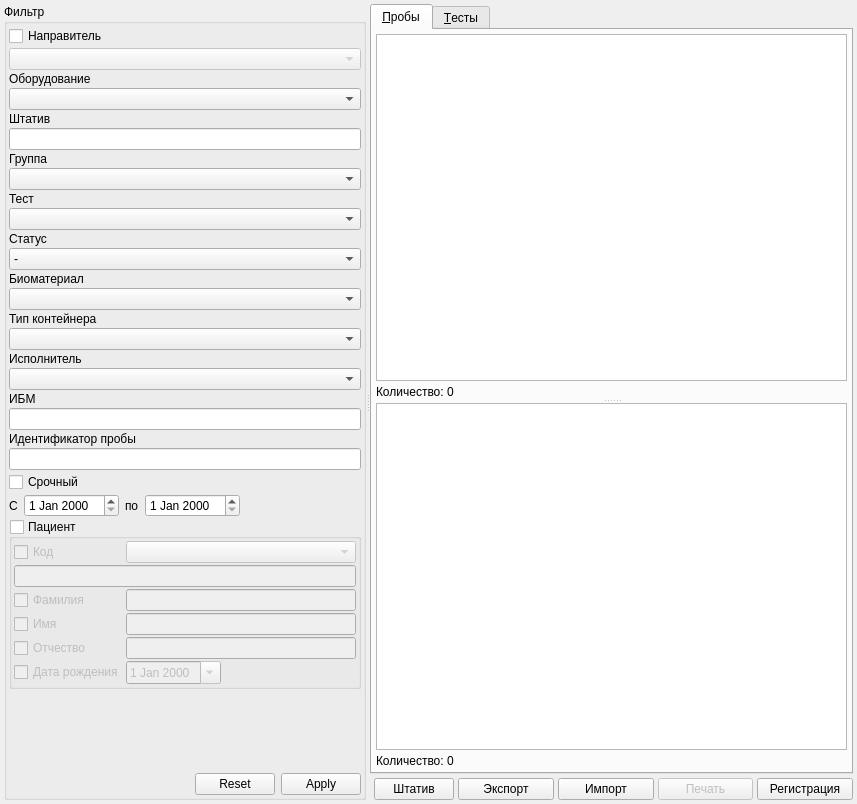
<?xml version="1.0" encoding="UTF-8"?>
<ui version="4.0">
 <class>ProbeWorkListWidget</class>
 <widget class="QWidget" name="ProbeWorkListWidget">
  <property name="geometry">
   <rect>
    <x>0</x>
    <y>0</y>
    <width>857</width>
    <height>804</height>
   </rect>
  </property>
  <property name="windowTitle">
   <string>Form</string>
  </property>
  <layout class="QGridLayout" name="gridLayout_4">
   <property name="margin">
    <number>4</number>
   </property>
   <property name="spacing">
    <number>4</number>
   </property>
   <item row="0" column="0">
    <widget class="QSplitter" name="splitter_2">
     <property name="orientation">
      <enum>Qt::Horizontal</enum>
     </property>
     <property name="childrenCollapsible">
      <bool>false</bool>
     </property>
     <widget class="QGroupBox" name="grpFilter">
      <property name="title">
       <string>Фильтр</string>
      </property>
      <layout class="QGridLayout" name="gridLayout_2">
       <property name="margin">
        <number>2</number>
       </property>
       <property name="spacing">
        <number>2</number>
       </property>
       <item row="2" column="0" colspan="2">
        <widget class="QLabel" name="lblPWLEquipment">
         <property name="text">
          <string>Оборудование</string>
         </property>
        </widget>
       </item>
       <item row="3" column="0" colspan="2">
        <widget class="CRBComboBox" name="cmbPWLEquipment"/>
       </item>
       <item row="6" column="0" colspan="2">
        <widget class="QLabel" name="lblPWLTestGroup">
         <property name="text">
          <string>Группа</string>
         </property>
        </widget>
       </item>
       <item row="7" column="0" colspan="2">
        <widget class="CRBComboBox" name="cmbPWLTestGroup"/>
       </item>
       <item row="10" column="0" colspan="2">
        <widget class="QLabel" name="lblPWLStatus">
         <property name="text">
          <string>Статус</string>
         </property>
        </widget>
       </item>
       <item row="11" column="0" colspan="2">
        <widget class="QComboBox" name="cmbPWLStatus">
         <item>
          <property name="text">
           <string>-</string>
          </property>
         </item>
         <item>
          <property name="text">
           <string>Без пробы</string>
          </property>
         </item>
         <item>
          <property name="text">
           <string>Ожидание</string>
          </property>
         </item>
         <item>
          <property name="text">
           <string>В работе</string>
          </property>
         </item>
         <item>
          <property name="text">
           <string>Закончено</string>
          </property>
         </item>
         <item>
          <property name="text">
           <string>Без результата</string>
          </property>
         </item>
         <item>
          <property name="text">
           <string>Назначено</string>
          </property>
         </item>
         <item>
          <property name="text">
           <string>Передано в ЛИС</string>
          </property>
         </item>
         <item>
          <property name="text">
           <string>Получено из ЛИС</string>
          </property>
         </item>
        </widget>
       </item>
       <item row="27" column="1">
        <widget class="CApplyResetDialogButtonBox" name="buttonBoxPWL">
         <property name="sizePolicy">
          <sizepolicy hsizetype="Fixed" vsizetype="Fixed">
           <horstretch>0</horstretch>
           <verstretch>0</verstretch>
          </sizepolicy>
         </property>
         <property name="standardButtons">
          <set>QDialogButtonBox::Apply|QDialogButtonBox::Reset</set>
         </property>
        </widget>
       </item>
       <item row="8" column="0" colspan="2">
        <widget class="QLabel" name="lblPWLTest">
         <property name="text">
          <string>Тест</string>
         </property>
        </widget>
       </item>
       <item row="9" column="0" colspan="2">
        <widget class="CRBComboBox" name="cmbPWLTest"/>
       </item>
       <item row="24" column="0" colspan="2">
        <widget class="QWidget" name="pnlDates" native="true">
         <layout class="QHBoxLayout" name="horizontalLayout">
          <property name="margin">
           <number>0</number>
          </property>
          <item>
           <widget class="QLabel" name="lblDateFrom">
            <property name="text">
             <string>C</string>
            </property>
           </widget>
          </item>
          <item>
           <widget class="CDateEdit" name="edtPWLDateFrom"/>
          </item>
          <item>
           <widget class="QLabel" name="lblDateTo">
            <property name="text">
             <string>по</string>
            </property>
           </widget>
          </item>
          <item>
           <widget class="CDateEdit" name="edtPWLDateTo"/>
          </item>
          <item>
           <spacer name="horizontalSpacer">
            <property name="orientation">
             <enum>Qt::Horizontal</enum>
            </property>
            <property name="sizeHint" stdset="0">
             <size>
              <width>40</width>
              <height>20</height>
             </size>
            </property>
           </spacer>
          </item>
         </layout>
        </widget>
       </item>
       <item row="12" column="0" colspan="2">
        <widget class="QLabel" name="lblPWLTissueType">
         <property name="text">
          <string>Биоматериал</string>
         </property>
        </widget>
       </item>
       <item row="13" column="0" colspan="2">
        <widget class="CRBComboBox" name="cmbPWLTissueType"/>
       </item>
       <item row="1" column="0" colspan="2">
        <widget class="COrgComboBox" name="cmbPWLRelegateOrg">
         <property name="enabled">
          <bool>false</bool>
         </property>
        </widget>
       </item>
       <item row="0" column="0" colspan="2">
        <widget class="QCheckBox" name="chkPWLRelegateOrg">
         <property name="text">
          <string>Направитель</string>
         </property>
        </widget>
       </item>
       <item row="20" column="0" colspan="2">
        <widget class="QLabel" name="lblPWLProbeIdentifier">
         <property name="text">
          <string>Идентификатор пробы</string>
         </property>
        </widget>
       </item>
       <item row="21" column="0" colspan="2">
        <widget class="QLineEdit" name="edtPWLProbeIdentifier"/>
       </item>
       <item row="18" column="0" colspan="2">
        <widget class="QLabel" name="lblPWLIbm">
         <property name="text">
          <string>ИБМ</string>
         </property>
        </widget>
       </item>
       <item row="19" column="0" colspan="2">
        <widget class="QLineEdit" name="edtPWLIbm"/>
       </item>
       <item row="22" column="0" colspan="2">
        <widget class="QCheckBox" name="chkPWLIsUrgent">
         <property name="text">
          <string>Срочный</string>
         </property>
        </widget>
       </item>
       <item row="25" column="0" colspan="2">
        <widget class="QGroupBox" name="grpClient">
         <property name="title">
          <string>Пациент</string>
         </property>
         <property name="checkable">
          <bool>true</bool>
         </property>
         <property name="checked">
          <bool>false</bool>
         </property>
         <layout class="QGridLayout" name="gridLayout_5">
          <property name="margin">
           <number>2</number>
          </property>
          <property name="spacing">
           <number>2</number>
          </property>
          <item row="0" column="0">
           <widget class="QCheckBox" name="chkPWLId">
            <property name="text">
             <string>Код</string>
            </property>
           </widget>
          </item>
          <item row="0" column="1" colspan="2">
           <widget class="CRBComboBox" name="cmbPWLAccountingSystem">
            <property name="enabled">
             <bool>false</bool>
            </property>
           </widget>
          </item>
          <item row="1" column="0" colspan="3">
           <widget class="QLineEdit" name="edtPWLId">
            <property name="enabled">
             <bool>false</bool>
            </property>
            <property name="inputMask">
             <string/>
            </property>
            <property name="maxLength">
             <number>32767</number>
            </property>
           </widget>
          </item>
          <item row="2" column="0">
           <widget class="QCheckBox" name="chkPWLLastName">
            <property name="text">
             <string>Фамилия</string>
            </property>
           </widget>
          </item>
          <item row="2" column="1" colspan="2">
           <widget class="QLineEdit" name="edtPWLLastName">
            <property name="enabled">
             <bool>false</bool>
            </property>
           </widget>
          </item>
          <item row="3" column="0">
           <widget class="QCheckBox" name="chkPWLFirstName">
            <property name="text">
             <string>Имя</string>
            </property>
           </widget>
          </item>
          <item row="3" column="1" colspan="2">
           <widget class="QLineEdit" name="edtPWLFirstName">
            <property name="enabled">
             <bool>false</bool>
            </property>
           </widget>
          </item>
          <item row="4" column="0">
           <widget class="QCheckBox" name="chkPWLPatrName">
            <property name="text">
             <string>Отчество</string>
            </property>
           </widget>
          </item>
          <item row="4" column="1" colspan="2">
           <widget class="QLineEdit" name="edtPWLPatrName">
            <property name="enabled">
             <bool>false</bool>
            </property>
           </widget>
          </item>
          <item row="5" column="0">
           <widget class="QCheckBox" name="chkPWLBirthDay">
            <property name="sizePolicy">
             <sizepolicy hsizetype="Preferred" vsizetype="Fixed">
              <horstretch>0</horstretch>
              <verstretch>0</verstretch>
             </sizepolicy>
            </property>
            <property name="text">
             <string>Дата рождения</string>
            </property>
           </widget>
          </item>
          <item row="5" column="1">
           <widget class="CDateEdit" name="edtPWLBirthDay">
            <property name="enabled">
             <bool>false</bool>
            </property>
            <property name="sizePolicy">
             <sizepolicy hsizetype="Maximum" vsizetype="Fixed">
              <horstretch>0</horstretch>
              <verstretch>0</verstretch>
             </sizepolicy>
            </property>
            <property name="calendarPopup">
             <bool>true</bool>
            </property>
           </widget>
          </item>
          <item row="5" column="2">
           <spacer name="horizontalSpacer_2">
            <property name="orientation">
             <enum>Qt::Horizontal</enum>
            </property>
            <property name="sizeHint" stdset="0">
             <size>
              <width>86</width>
              <height>20</height>
             </size>
            </property>
           </spacer>
          </item>
         </layout>
        </widget>
       </item>
       <item row="26" column="0" colspan="2">
        <spacer name="verticalSpacer">
         <property name="orientation">
          <enum>Qt::Vertical</enum>
         </property>
         <property name="sizeHint" stdset="0">
          <size>
           <width>20</width>
           <height>40</height>
          </size>
         </property>
        </spacer>
       </item>
       <item row="14" column="0" colspan="2">
        <widget class="QLabel" name="lblPWLContainerType">
         <property name="text">
          <string>Тип контейнера</string>
         </property>
        </widget>
       </item>
       <item row="15" column="0" colspan="2">
        <widget class="CRBComboBox" name="cmbPWLContainerType"/>
       </item>
       <item row="17" column="0" colspan="2">
        <widget class="CPersonComboBoxEx" name="cmbPWLPerson"/>
       </item>
       <item row="16" column="0" colspan="2">
        <widget class="QLabel" name="lblPWLPerson">
         <property name="text">
          <string>Исполнитель</string>
         </property>
        </widget>
       </item>
       <item row="27" column="0">
        <spacer name="horizontalSpacer_3">
         <property name="orientation">
          <enum>Qt::Horizontal</enum>
         </property>
         <property name="sizeHint" stdset="0">
          <size>
           <width>40</width>
           <height>20</height>
          </size>
         </property>
        </spacer>
       </item>
       <item row="4" column="0" colspan="2">
        <widget class="QLabel" name="lblPWLTripod">
         <property name="text">
          <string>Штатив</string>
         </property>
        </widget>
       </item>
       <item row="5" column="0" colspan="2">
        <widget class="QLineEdit" name="edtPWLTripodNumber"/>
       </item>
      </layout>
     </widget>
     <widget class="QWidget" name="pnlPWLProbes" native="true">
      <layout class="QGridLayout" name="gridLayout_3">
       <property name="margin">
        <number>0</number>
       </property>
       <property name="spacing">
        <number>4</number>
       </property>
       <item row="0" column="0" colspan="6">
        <widget class="QTabWidget" name="tabWidgetPWL">
         <property name="currentIndex">
          <number>0</number>
         </property>
         <widget class="QWidget" name="tabPWLProbes">
          <attribute name="title">
           <string>&amp;Пробы</string>
          </attribute>
          <layout class="QVBoxLayout" name="verticalLayout_3" stretch="0">
           <property name="spacing">
            <number>4</number>
           </property>
           <property name="margin">
            <number>4</number>
           </property>
           <item>
            <widget class="QSplitter" name="splitter">
             <property name="orientation">
              <enum>Qt::Vertical</enum>
             </property>
             <property name="childrenCollapsible">
              <bool>false</bool>
             </property>
             <widget class="QWidget" name="pnlPWLOnlyProbes" native="true">
              <layout class="QVBoxLayout" name="verticalLayout">
               <property name="spacing">
                <number>4</number>
               </property>
               <property name="margin">
                <number>0</number>
               </property>
               <item>
                <widget class="CTableView" name="tblPWLOnlyProbes"/>
               </item>
               <item>
                <widget class="QLabel" name="lblOnlyProbesCount">
                 <property name="text">
                  <string>Количество: 0</string>
                 </property>
                </widget>
               </item>
              </layout>
             </widget>
             <widget class="QWidget" name="pnlPWLOnlyTests" native="true">
              <layout class="QVBoxLayout" name="verticalLayout_2">
               <property name="spacing">
                <number>4</number>
               </property>
               <property name="margin">
                <number>0</number>
               </property>
               <item>
                <widget class="CSamplePreparationView" name="tblPWLOnlyTests"/>
               </item>
               <item>
                <widget class="QLabel" name="lblOnlyTestsCount">
                 <property name="text">
                  <string>Количество: 0</string>
                 </property>
                </widget>
               </item>
              </layout>
             </widget>
            </widget>
           </item>
          </layout>
         </widget>
         <widget class="QWidget" name="tabPWLTests">
          <attribute name="title">
           <string>&amp;Тесты</string>
          </attribute>
          <layout class="QGridLayout" name="gridLayout">
           <property name="margin">
            <number>4</number>
           </property>
           <property name="spacing">
            <number>4</number>
           </property>
           <item row="0" column="0">
            <widget class="CSamplePreparationView" name="tblPWLProbe"/>
           </item>
           <item row="1" column="0">
            <widget class="QLabel" name="lblProbeCount">
             <property name="sizePolicy">
              <sizepolicy hsizetype="Expanding" vsizetype="Preferred">
               <horstretch>0</horstretch>
               <verstretch>0</verstretch>
              </sizepolicy>
             </property>
             <property name="text">
              <string>Количество проб</string>
             </property>
            </widget>
           </item>
          </layout>
         </widget>
        </widget>
       </item>
       <item row="2" column="2">
        <widget class="QPushButton" name="btnPWLExport">
         <property name="enabled">
          <bool>true</bool>
         </property>
         <property name="sizePolicy">
          <sizepolicy hsizetype="Expanding" vsizetype="Fixed">
           <horstretch>0</horstretch>
           <verstretch>0</verstretch>
          </sizepolicy>
         </property>
         <property name="text">
          <string>Экспорт</string>
         </property>
        </widget>
       </item>
       <item row="2" column="3">
        <widget class="QPushButton" name="btnPWLImport">
         <property name="enabled">
          <bool>true</bool>
         </property>
         <property name="sizePolicy">
          <sizepolicy hsizetype="Expanding" vsizetype="Fixed">
           <horstretch>0</horstretch>
           <verstretch>0</verstretch>
          </sizepolicy>
         </property>
         <property name="text">
          <string>Импорт</string>
         </property>
        </widget>
       </item>
       <item row="2" column="4">
        <widget class="CPrintButton" name="btnPWLPrint">
         <property name="enabled">
          <bool>false</bool>
         </property>
         <property name="sizePolicy">
          <sizepolicy hsizetype="Expanding" vsizetype="Fixed">
           <horstretch>0</horstretch>
           <verstretch>0</verstretch>
          </sizepolicy>
         </property>
         <property name="text">
          <string>Печать</string>
         </property>
        </widget>
       </item>
       <item row="2" column="5">
        <widget class="QPushButton" name="btnRegistration">
         <property name="sizePolicy">
          <sizepolicy hsizetype="Expanding" vsizetype="Fixed">
           <horstretch>0</horstretch>
           <verstretch>0</verstretch>
          </sizepolicy>
         </property>
         <property name="text">
          <string>Регистрация</string>
         </property>
        </widget>
       </item>
       <item row="2" column="1">
        <widget class="QPushButton" name="btnPWLTripod">
         <property name="text">
          <string>Штатив</string>
         </property>
        </widget>
       </item>
      </layout>
     </widget>
    </widget>
   </item>
  </layout>
 </widget>
 <customwidgets>
  <customwidget>
   <class>CPersonComboBoxEx</class>
   <extends>QComboBox</extends>
   <header>Orgs/PersonComboBoxEx.h</header>
  </customwidget>
  <customwidget>
   <class>CDateEdit</class>
   <extends>QDateEdit</extends>
   <header>library/DateEdit</header>
  </customwidget>
  <customwidget>
   <class>COrgComboBox</class>
   <extends>QComboBox</extends>
   <header>Orgs/OrgComboBox.h</header>
  </customwidget>
  <customwidget>
   <class>CRBComboBox</class>
   <extends>QComboBox</extends>
   <header>library/crbcombobox.h</header>
  </customwidget>
  <customwidget>
   <class>CTableView</class>
   <extends>QTableView</extends>
   <header>library/TableView.h</header>
  </customwidget>
  <customwidget>
   <class>CApplyResetDialogButtonBox</class>
   <extends>QDialogButtonBox</extends>
   <header>library/DialogButtonBox.h</header>
  </customwidget>
  <customwidget>
   <class>CSamplePreparationView</class>
   <extends>QTableView</extends>
   <header>TissueJournal/TissueJournalModels.h</header>
  </customwidget>
  <customwidget>
   <class>CPrintButton</class>
   <extends>QPushButton</extends>
   <header>library/PrintTemplates.h</header>
  </customwidget>
 </customwidgets>
 <tabstops>
  <tabstop>chkPWLRelegateOrg</tabstop>
  <tabstop>cmbPWLRelegateOrg</tabstop>
  <tabstop>cmbPWLEquipment</tabstop>
  <tabstop>edtPWLTripodNumber</tabstop>
  <tabstop>cmbPWLTestGroup</tabstop>
  <tabstop>cmbPWLTest</tabstop>
  <tabstop>cmbPWLStatus</tabstop>
  <tabstop>cmbPWLTissueType</tabstop>
  <tabstop>cmbPWLContainerType</tabstop>
  <tabstop>cmbPWLPerson</tabstop>
  <tabstop>edtPWLIbm</tabstop>
  <tabstop>edtPWLProbeIdentifier</tabstop>
  <tabstop>chkPWLIsUrgent</tabstop>
  <tabstop>edtPWLDateFrom</tabstop>
  <tabstop>edtPWLDateTo</tabstop>
  <tabstop>grpClient</tabstop>
  <tabstop>chkPWLId</tabstop>
  <tabstop>cmbPWLAccountingSystem</tabstop>
  <tabstop>edtPWLId</tabstop>
  <tabstop>chkPWLLastName</tabstop>
  <tabstop>edtPWLLastName</tabstop>
  <tabstop>chkPWLFirstName</tabstop>
  <tabstop>edtPWLFirstName</tabstop>
  <tabstop>chkPWLPatrName</tabstop>
  <tabstop>edtPWLPatrName</tabstop>
  <tabstop>chkPWLBirthDay</tabstop>
  <tabstop>edtPWLBirthDay</tabstop>
  <tabstop>buttonBoxPWL</tabstop>
  <tabstop>tabWidgetPWL</tabstop>
  <tabstop>tblPWLOnlyProbes</tabstop>
  <tabstop>tblPWLOnlyTests</tabstop>
  <tabstop>tblPWLProbe</tabstop>
  <tabstop>btnPWLTripod</tabstop>
  <tabstop>btnPWLExport</tabstop>
  <tabstop>btnPWLImport</tabstop>
  <tabstop>btnPWLPrint</tabstop>
  <tabstop>btnRegistration</tabstop>
 </tabstops>
 <resources/>
 <connections>
  <connection>
   <sender>chkPWLRelegateOrg</sender>
   <signal>toggled(bool)</signal>
   <receiver>cmbPWLRelegateOrg</receiver>
   <slot>setEnabled(bool)</slot>
   <hints>
    <hint type="sourcelabel">
     <x>56</x>
     <y>35</y>
    </hint>
    <hint type="destinationlabel">
     <x>77</x>
     <y>57</y>
    </hint>
   </hints>
  </connection>
  <connection>
   <sender>chkPWLId</sender>
   <signal>toggled(bool)</signal>
   <receiver>cmbPWLAccountingSystem</receiver>
   <slot>setEnabled(bool)</slot>
   <hints>
    <hint type="sourcelabel">
     <x>102</x>
     <y>509</y>
    </hint>
    <hint type="destinationlabel">
     <x>258</x>
     <y>512</y>
    </hint>
   </hints>
  </connection>
  <connection>
   <sender>chkPWLId</sender>
   <signal>toggled(bool)</signal>
   <receiver>edtPWLId</receiver>
   <slot>setEnabled(bool)</slot>
   <hints>
    <hint type="sourcelabel">
     <x>31</x>
     <y>509</y>
    </hint>
    <hint type="destinationlabel">
     <x>58</x>
     <y>534</y>
    </hint>
   </hints>
  </connection>
  <connection>
   <sender>chkPWLLastName</sender>
   <signal>toggled(bool)</signal>
   <receiver>edtPWLLastName</receiver>
   <slot>setEnabled(bool)</slot>
   <hints>
    <hint type="sourcelabel">
     <x>82</x>
     <y>555</y>
    </hint>
    <hint type="destinationlabel">
     <x>241</x>
     <y>556</y>
    </hint>
   </hints>
  </connection>
  <connection>
   <sender>chkPWLFirstName</sender>
   <signal>toggled(bool)</signal>
   <receiver>edtPWLFirstName</receiver>
   <slot>setEnabled(bool)</slot>
   <hints>
    <hint type="sourcelabel">
     <x>105</x>
     <y>577</y>
    </hint>
    <hint type="destinationlabel">
     <x>287</x>
     <y>578</y>
    </hint>
   </hints>
  </connection>
  <connection>
   <sender>chkPWLPatrName</sender>
   <signal>toggled(bool)</signal>
   <receiver>edtPWLPatrName</receiver>
   <slot>setEnabled(bool)</slot>
   <hints>
    <hint type="sourcelabel">
     <x>98</x>
     <y>599</y>
    </hint>
    <hint type="destinationlabel">
     <x>248</x>
     <y>600</y>
    </hint>
   </hints>
  </connection>
  <connection>
   <sender>chkPWLBirthDay</sender>
   <signal>toggled(bool)</signal>
   <receiver>edtPWLBirthDay</receiver>
   <slot>setEnabled(bool)</slot>
   <hints>
    <hint type="sourcelabel">
     <x>103</x>
     <y>621</y>
    </hint>
    <hint type="destinationlabel">
     <x>190</x>
     <y>621</y>
    </hint>
   </hints>
  </connection>
 </connections>
</ui>
